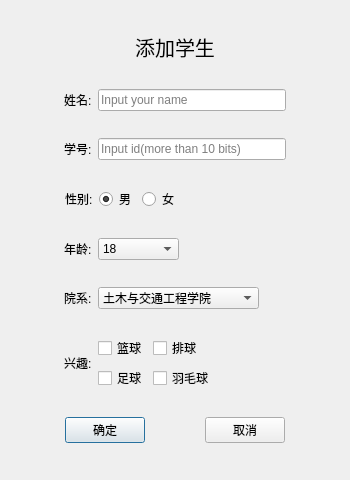
<?xml version="1.0" encoding="UTF-8"?>
<ui version="4.0">
 <class>addStu</class>
 <widget class="QDialog" name="addStu">
  <property name="geometry">
   <rect>
    <x>0</x>
    <y>0</y>
    <width>350</width>
    <height>480</height>
   </rect>
  </property>
  <property name="windowTitle">
   <string>添加学生</string>
  </property>
  <layout class="QVBoxLayout" name="verticalLayout">
   <item>
    <widget class="QLabel" name="label">
     <property name="sizePolicy">
      <sizepolicy hsizetype="Preferred" vsizetype="Fixed">
       <horstretch>0</horstretch>
       <verstretch>0</verstretch>
      </sizepolicy>
     </property>
     <property name="font">
      <font>
       <pointsize>15</pointsize>
      </font>
     </property>
     <property name="text">
      <string>添加学生</string>
     </property>
     <property name="alignment">
      <set>Qt::AlignCenter</set>
     </property>
    </widget>
   </item>
   <item>
    <layout class="QHBoxLayout" name="horizontalLayout" stretch="2,1,7,2">
     <item>
      <spacer name="horizontalSpacer_6">
       <property name="orientation">
        <enum>Qt::Horizontal</enum>
       </property>
       <property name="sizeHint" stdset="0">
        <size>
         <width>40</width>
         <height>20</height>
        </size>
       </property>
      </spacer>
     </item>
     <item>
      <widget class="QLabel" name="label_2">
       <property name="text">
        <string>姓名:</string>
       </property>
      </widget>
     </item>
     <item>
      <widget class="QLineEdit" name="lineEdit_Name">
       <property name="placeholderText">
        <string>Input your name</string>
       </property>
       <property name="clearButtonEnabled">
        <bool>true</bool>
       </property>
      </widget>
     </item>
     <item>
      <spacer name="horizontalSpacer_4">
       <property name="orientation">
        <enum>Qt::Horizontal</enum>
       </property>
       <property name="sizeHint" stdset="0">
        <size>
         <width>40</width>
         <height>20</height>
        </size>
       </property>
      </spacer>
     </item>
    </layout>
   </item>
   <item>
    <layout class="QHBoxLayout" name="horizontalLayout_2" stretch="2,1,7,2">
     <item>
      <spacer name="horizontalSpacer_7">
       <property name="orientation">
        <enum>Qt::Horizontal</enum>
       </property>
       <property name="sizeHint" stdset="0">
        <size>
         <width>40</width>
         <height>20</height>
        </size>
       </property>
      </spacer>
     </item>
     <item>
      <widget class="QLabel" name="label_8">
       <property name="text">
        <string>学号:</string>
       </property>
      </widget>
     </item>
     <item>
      <widget class="QLineEdit" name="lineEdit_ID">
       <property name="placeholderText">
        <string>Input id(more than 10 bits)</string>
       </property>
      </widget>
     </item>
     <item>
      <spacer name="horizontalSpacer_5">
       <property name="orientation">
        <enum>Qt::Horizontal</enum>
       </property>
       <property name="sizeHint" stdset="0">
        <size>
         <width>40</width>
         <height>20</height>
        </size>
       </property>
      </spacer>
     </item>
    </layout>
   </item>
   <item>
    <layout class="QHBoxLayout" name="horizontalLayout_3" stretch="2,1,0,0,6">
     <item>
      <spacer name="horizontalSpacer_8">
       <property name="orientation">
        <enum>Qt::Horizontal</enum>
       </property>
       <property name="sizeHint" stdset="0">
        <size>
         <width>40</width>
         <height>20</height>
        </size>
       </property>
      </spacer>
     </item>
     <item>
      <widget class="QLabel" name="label_4">
       <property name="text">
        <string>性别:</string>
       </property>
      </widget>
     </item>
     <item>
      <widget class="QRadioButton" name="radioButton_male">
       <property name="text">
        <string>男</string>
       </property>
       <property name="checked">
        <bool>true</bool>
       </property>
       <attribute name="buttonGroup">
        <string notr="true">buttonGroup_sex</string>
       </attribute>
      </widget>
     </item>
     <item>
      <widget class="QRadioButton" name="radioButton_female">
       <property name="text">
        <string>女</string>
       </property>
       <attribute name="buttonGroup">
        <string notr="true">buttonGroup_sex</string>
       </attribute>
      </widget>
     </item>
     <item>
      <spacer name="horizontalSpacer_14">
       <property name="orientation">
        <enum>Qt::Horizontal</enum>
       </property>
       <property name="sizeHint" stdset="0">
        <size>
         <width>40</width>
         <height>20</height>
        </size>
       </property>
      </spacer>
     </item>
    </layout>
   </item>
   <item>
    <layout class="QHBoxLayout" name="horizontalLayout_4" stretch="2,1,3,6">
     <item>
      <spacer name="horizontalSpacer_9">
       <property name="orientation">
        <enum>Qt::Horizontal</enum>
       </property>
       <property name="sizeHint" stdset="0">
        <size>
         <width>40</width>
         <height>20</height>
        </size>
       </property>
      </spacer>
     </item>
     <item>
      <widget class="QLabel" name="label_5">
       <property name="text">
        <string>年龄:</string>
       </property>
      </widget>
     </item>
     <item>
      <widget class="QComboBox" name="comboBox_age">
       <item>
        <property name="text">
         <string>18</string>
        </property>
       </item>
       <item>
        <property name="text">
         <string>19</string>
        </property>
       </item>
       <item>
        <property name="text">
         <string>20</string>
        </property>
       </item>
       <item>
        <property name="text">
         <string>21</string>
        </property>
       </item>
       <item>
        <property name="text">
         <string>22</string>
        </property>
       </item>
      </widget>
     </item>
     <item>
      <spacer name="horizontalSpacer_2">
       <property name="orientation">
        <enum>Qt::Horizontal</enum>
       </property>
       <property name="sizeHint" stdset="0">
        <size>
         <width>40</width>
         <height>20</height>
        </size>
       </property>
      </spacer>
     </item>
    </layout>
   </item>
   <item>
    <layout class="QHBoxLayout" name="horizontalLayout_5" stretch="2,1,6,3">
     <item>
      <spacer name="horizontalSpacer_10">
       <property name="orientation">
        <enum>Qt::Horizontal</enum>
       </property>
       <property name="sizeHint" stdset="0">
        <size>
         <width>40</width>
         <height>20</height>
        </size>
       </property>
      </spacer>
     </item>
     <item>
      <widget class="QLabel" name="label_6">
       <property name="text">
        <string>院系:</string>
       </property>
      </widget>
     </item>
     <item>
      <widget class="QComboBox" name="comboBox_college">
       <item>
        <property name="text">
         <string>土木与交通工程学院</string>
        </property>
       </item>
       <item>
        <property name="text">
         <string>计算机学院</string>
        </property>
       </item>
       <item>
        <property name="text">
         <string>外国语学院</string>
        </property>
       </item>
       <item>
        <property name="text">
         <string>机电工程学院</string>
        </property>
       </item>
      </widget>
     </item>
     <item>
      <spacer name="horizontalSpacer_3">
       <property name="orientation">
        <enum>Qt::Horizontal</enum>
       </property>
       <property name="sizeHint" stdset="0">
        <size>
         <width>40</width>
         <height>20</height>
        </size>
       </property>
      </spacer>
     </item>
    </layout>
   </item>
   <item>
    <layout class="QHBoxLayout" name="horizontalLayout_6" stretch="3,1,2,7">
     <item>
      <spacer name="horizontalSpacer_11">
       <property name="orientation">
        <enum>Qt::Horizontal</enum>
       </property>
       <property name="sizeHint" stdset="0">
        <size>
         <width>40</width>
         <height>20</height>
        </size>
       </property>
      </spacer>
     </item>
     <item>
      <widget class="QLabel" name="label_7">
       <property name="text">
        <string>兴趣:</string>
       </property>
      </widget>
     </item>
     <item>
      <layout class="QGridLayout" name="gridLayout">
       <item row="0" column="0">
        <widget class="QCheckBox" name="checkBox">
         <property name="text">
          <string>篮球</string>
         </property>
         <attribute name="buttonGroup">
          <string notr="true">buttonGroup_interest</string>
         </attribute>
        </widget>
       </item>
       <item row="0" column="1">
        <widget class="QCheckBox" name="checkBox_2">
         <property name="text">
          <string>排球</string>
         </property>
         <attribute name="buttonGroup">
          <string notr="true">buttonGroup_interest</string>
         </attribute>
        </widget>
       </item>
       <item row="1" column="0">
        <widget class="QCheckBox" name="checkBox_4">
         <property name="text">
          <string>足球</string>
         </property>
         <property name="tristate">
          <bool>false</bool>
         </property>
         <attribute name="buttonGroup">
          <string notr="true">buttonGroup_interest</string>
         </attribute>
        </widget>
       </item>
       <item row="1" column="1">
        <widget class="QCheckBox" name="checkBox_3">
         <property name="text">
          <string>羽毛球</string>
         </property>
         <attribute name="buttonGroup">
          <string notr="true">buttonGroup_interest</string>
         </attribute>
        </widget>
       </item>
      </layout>
     </item>
     <item>
      <spacer name="horizontalSpacer_15">
       <property name="orientation">
        <enum>Qt::Horizontal</enum>
       </property>
       <property name="sizeHint" stdset="0">
        <size>
         <width>40</width>
         <height>20</height>
        </size>
       </property>
      </spacer>
     </item>
    </layout>
   </item>
   <item>
    <layout class="QHBoxLayout" name="horizontalLayout_7" stretch="3,1,3,1,3">
     <item>
      <spacer name="horizontalSpacer_12">
       <property name="orientation">
        <enum>Qt::Horizontal</enum>
       </property>
       <property name="sizeHint" stdset="0">
        <size>
         <width>40</width>
         <height>20</height>
        </size>
       </property>
      </spacer>
     </item>
     <item>
      <widget class="QPushButton" name="pushButton_Ok">
       <property name="text">
        <string>确定</string>
       </property>
      </widget>
     </item>
     <item>
      <spacer name="horizontalSpacer">
       <property name="orientation">
        <enum>Qt::Horizontal</enum>
       </property>
       <property name="sizeHint" stdset="0">
        <size>
         <width>40</width>
         <height>20</height>
        </size>
       </property>
      </spacer>
     </item>
     <item>
      <widget class="QPushButton" name="pushButton_Cancel">
       <property name="text">
        <string>取消</string>
       </property>
      </widget>
     </item>
     <item>
      <spacer name="horizontalSpacer_13">
       <property name="orientation">
        <enum>Qt::Horizontal</enum>
       </property>
       <property name="sizeHint" stdset="0">
        <size>
         <width>40</width>
         <height>20</height>
        </size>
       </property>
      </spacer>
     </item>
    </layout>
   </item>
  </layout>
 </widget>
 <layoutdefault spacing="6" margin="11"/>
 <resources/>
 <connections/>
 <buttongroups>
  <buttongroup name="buttonGroup_sex"/>
  <buttongroup name="buttonGroup_interest">
   <property name="exclusive">
    <bool>false</bool>
   </property>
  </buttongroup>
 </buttongroups>
</ui>
